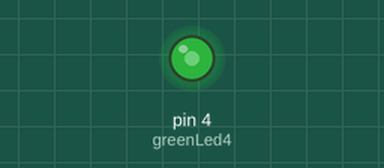
Recording of a sketch running on a simulated Arduino Uno, built with avr-gcc and run on an emulated ATmega328P. On the bench: output pins drawn as LEDs (lit = HIGH).

Above: at 0.1 s.
Timing chart, 0 to 1.6 s (numbered marks = the images above):
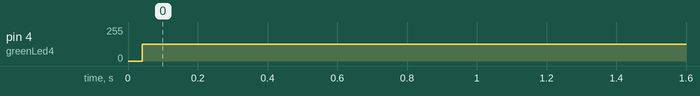

The sketch:

LED_1_Source_Code.ino
```cpp
// define led according to pin diagram in article
// OOK sign number for LED 1 - 1010, repeated without a pause (one bit = 166 microseconds)
const int greenLed4 = 4;

void setup() {
  // initialize digital pin led as an output
  pinMode(greenLed4, OUTPUT);
}

void loop() {
    digitalWrite(greenLed4, HIGH);   // 1  turns on the Green LED
    delayMicroseconds(166);
    digitalWrite(greenLed4, LOW);    // 0  turns off the Green LED
    delayMicroseconds(166);
    digitalWrite(greenLed4, HIGH);   // 1  turns on the Green LED
    delayMicroseconds(166);
    digitalWrite(greenLed4, LOW);  // 0  turns off the Green LED
    delayMicroseconds(166);
}
```

Measured:
- by itself, pin 4 (greenLed4): 0/255 → 127/255 at 0.04 s
